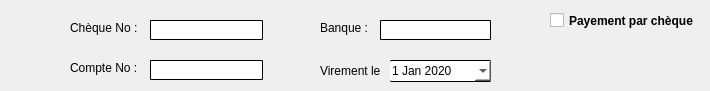
       <widget class="QWidget" name="tab_4">
        <attribute name="title">
         <string>Chèque</string>
        </attribute>
        <attribute name="toolTip">
         <string>Payement par chèque.</string>
        </attribute>
        <widget class="QLabel" name="label_14">
         <property name="geometry">
          <rect>
           <x>70</x>
           <y>20</y>
           <width>81</width>
           <height>16</height>
          </rect>
         </property>
         <property name="styleSheet">
          <string notr="true">QLabel{border:0px}</string>
         </property>
         <property name="text">
          <string>Chèque No :</string>
         </property>
        </widget>
        <widget class="QLabel" name="label_15">
         <property name="geometry">
          <rect>
           <x>70</x>
           <y>60</y>
           <width>71</width>
           <height>16</height>
          </rect>
         </property>
         <property name="styleSheet">
          <string notr="true">QLabel{border:0px}</string>
         </property>
         <property name="text">
          <string>Compte No :</string>
         </property>
        </widget>
        <widget class="QLabel" name="label_16">
         <property name="geometry">
          <rect>
           <x>320</x>
           <y>60</y>
           <width>61</width>
           <height>21</height>
          </rect>
         </property>
         <property name="styleSheet">
          <string notr="true">QLabel{border:0px}</string>
         </property>
         <property name="text">
          <string>Virement le :</string>
         </property>
        </widget>
        <widget class="QLabel" name="label_34">
         <property name="geometry">
          <rect>
           <x>320</x>
           <y>20</y>
           <width>51</width>
           <height>16</height>
          </rect>
         </property>
         <property name="styleSheet">
          <string notr="true">QLabel{border:0px}</string>
         </property>
         <property name="text">
          <string>Banque :</string>
         </property>
        </widget>
        <widget class="QLineEdit" name="checkNo">
         <property name="geometry">
          <rect>
           <x>150</x>
           <y>20</y>
           <width>113</width>
           <height>20</height>
          </rect>
         </property>
         <property name="styleSheet">
          <string notr="true">QLineEdit{background-color:white;border : 1px solid; border-radius:1px;}</string>
         </property>
        </widget>
        <widget class="QLineEdit" name="checkCompteNo">
         <property name="geometry">
          <rect>
           <x>150</x>
           <y>60</y>
           <width>113</width>
           <height>20</height>
          </rect>
         </property>
         <property name="styleSheet">
          <string notr="true">QLineEdit{background-color:white;border : 1px solid; border-radius:1px;}</string>
         </property>
        </widget>
        <widget class="QLineEdit" name="checkBanque">
         <property name="geometry">
          <rect>
           <x>380</x>
           <y>20</y>
           <width>111</width>
           <height>20</height>
          </rect>
         </property>
         <property name="styleSheet">
          <string notr="true">QLineEdit{background-color:white;border : 1px solid; border-radius:1px;}</string>
         </property>
        </widget>
        <widget class="QDateEdit" name="checkDateEdit">
         <property name="geometry">
          <rect>
           <x>390</x>
           <y>60</y>
           <width>101</width>
           <height>22</height>
          </rect>
         </property>
         <property name="cursor">
          <cursorShape>PointingHandCursor</cursorShape>
         </property>
         <property name="styleSheet">
          <string notr="true">QDateEdit{background-color:white;border-bottom : 1px solid;border-top:1px solid; border-radius:1px;}</string>
         </property>
         <property name="dateTime">
          <datetime>
           <hour>0</hour>
           <minute>0</minute>
           <second>0</second>
           <year>2020</year>
           <month>1</month>
           <day>1</day>
          </datetime>
         </property>
         <property name="minimumDateTime">
          <datetime>
           <hour>0</hour>
           <minute>0</minute>
           <second>0</second>
           <year>2019</year>
           <month>12</month>
           <day>1</day>
          </datetime>
         </property>
         <property name="calendarPopup">
          <bool>true</bool>
         </property>
        </widget>
        <widget class="QCheckBox" name="checkBoxCheck">
         <property name="geometry">
          <rect>
           <x>550</x>
           <y>10</y>
           <width>151</width>
           <height>21</height>
          </rect>
         </property>
         <property name="font">
          <font>
           <weight>75</weight>
           <bold>true</bold>
          </font>
         </property>
         <property name="cursor">
          <cursorShape>PointingHandCursor</cursorShape>
         </property>
         <property name="text">
          <string>Payement par chèque</string>
         </property>
        </widget>
       </widget>
